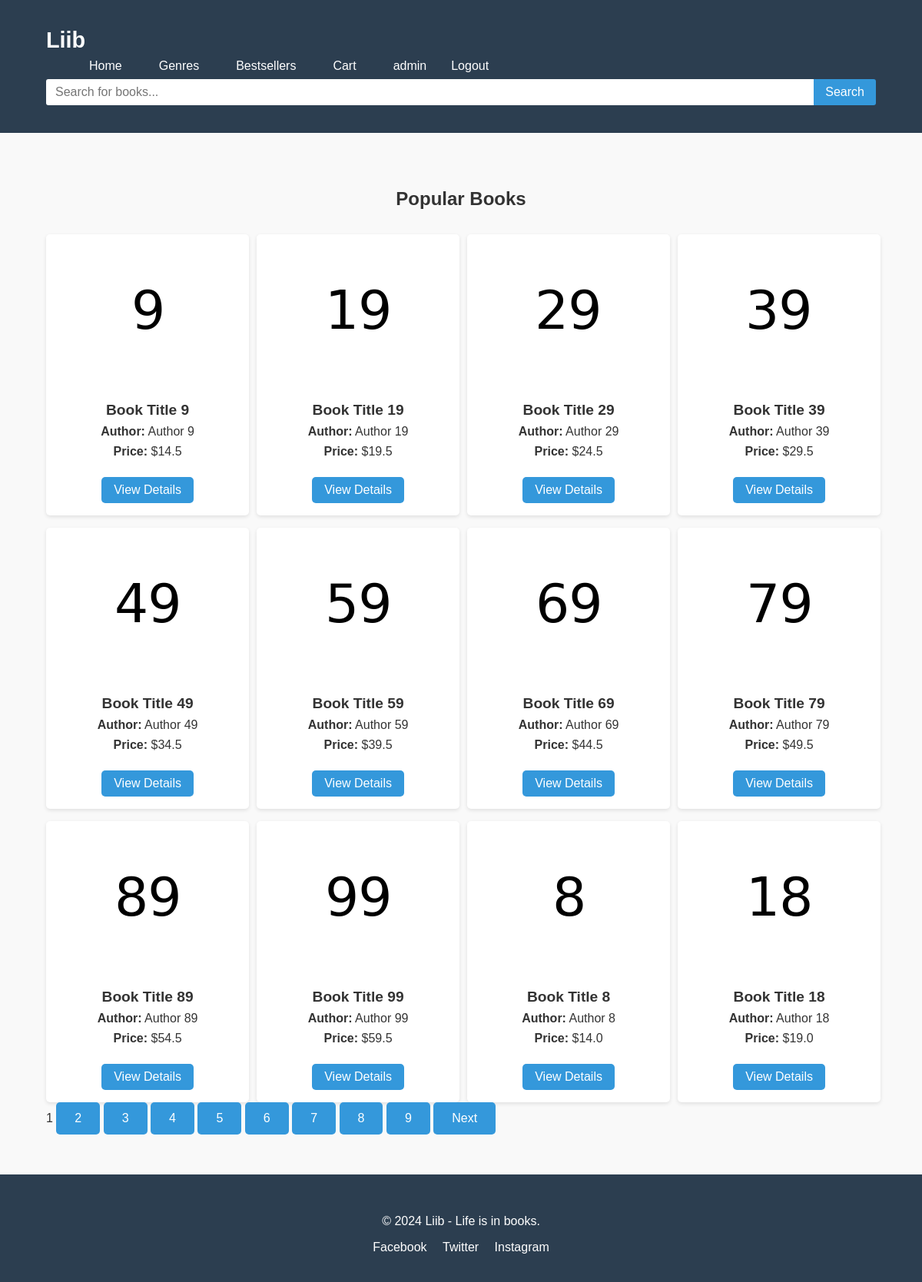
The app's page /popular_books/1 (signed in) with its own data.
### app/models.py (models this page shows, shortened)
class User(Base):
    __tablename__ = "users"
    id = Column(Integer, primary_key=True, index=True)
    username = Column(String, unique=True, nullable=False)
    email = Column(String, unique=True, nullable=False)
    first_name = Column(String, nullable=False)
    last_name = Column(String)
    password = Column(String, nullable=False)
    roles = relationship("Role", secondary=roles_users, back_populates="users")

class Book(Base):
    __tablename__ = "books"
    id = Column(Integer, primary_key=True, index=True)
    title = Column(String, nullable=False)
    author = Column(String, nullable=False)
    published_date = Column(DateTime, nullable=False)
    description = Column(String, nullable=False)
    photo = Column(String, nullable=False)
    price = Column(Float, nullable=False)
    buy_cnt = Column(Integer, default=0)
    genre_id = Column(Integer, ForeignKey("genres.id"), nullable=False)
    genre = relationship("Genre", back_populates="books")

### app/main.py (the view)
@app.get("/popular_books/{page}", response_class=HTMLResponse)
async def popular_books(request: Request, page: int = 1, db: Session = Depends(get_db),
                        user: User = Depends(get_current_user)):
    page_size = 12
    offset = (page - 1) * page_size
    genres = db.query(Genre).all()
    books = db.query(Book).order_by(Book.buy_cnt.desc()).offset(offset).limit(page_size).all()
    total_books = db.query(Book).count()
    total_pages = (total_books + page_size - 1) // page_size
    has_prev = page > 1
    has_next = page < total_pages
    return templates.TemplateResponse("popularbooks.html", {
        "request": request,
        "title": "Popular Books",
        "books": books,
        "genres": genres,
        "page": page,
        "total_pages": total_pages,
        "has_prev": has_prev,
        "has_next": has_next,
        "searchform": SearchForm(),
        "user": user
    })

### templates/popularbooks.html (shortened to what this page needs)
{% extends 'base.html' %}
{% block content %}
<section class="books-by-genre">
    <div class="container">
        <h1>{{ title }}</h1>
        <div class="book-grid">
            {% for book in books %}
            <div class="book-item">
                <img src="/static/img/{{ book.photo }}" alt="{{ book.title }}">
                <h3>{{ book.title }}</h3>
                <p><strong>Author:</strong> {{ book.author }}</p>
                <p><strong>Price:</strong> ${{ book.price }}</p>
                <a href="{{ url_for('book_detail', book_id=book.id) }}" class="btn">View Details</a>
            </div>
            {% else %}
            <p>No books found.</p>
            {% endfor %}
        </div>
        <div class="pagination">
            {% for num in range(1, total_pages + 1) %}
                {% if num == page %}
                    <span class="current-page">{{ num }}</span>
                {% else %}
                    <a href="{{ url_for('popular_books', page=num) }}" class="btn">{{ num }}</a>
                {% endif %}
            {% endfor %}
            {% if has_next %}
                <a href="{{ url_for('popular_books', page=page+1) }}" class="btn">Next</a>
            {% endif %}
        </div>
    </div>
</section>
{% endblock %}

### templates/base.html (shortened to what this page needs)
<!DOCTYPE html>
<html lang="en">
<head>
    <link href="/static/css/pagestyle.css" rel="stylesheet">
</head>
<body>
    <header>
        <div class="container">
            <h1 class="logo">Liib</h1>
            <nav>
                <ul class="nav-links">
                    <li><a href="{{ url_for('homepage') }}">Home</a></li>
                    <li class="dropdown">
                        <a class="dropbtn">Genres</a>
                    </li>
                    <li><a href="{{ url_for('popular_books', page=1) }}">Bestsellers</a></li>
                    {% if user.is_authenticated %}
                    <li><a href="{{ url_for('cart_detail') }}">Cart</a></li>
                    {% endif %}
                    {% if user.is_authenticated %}
                    <li class="last"><a href="{{ url_for('profile') }}">{{ user.username }}</a>
                        <form class="logout-btn" method="post" action="{{ url_for('logout') }}">
                            <button type="submit">Logout</button>
                        </form>
                    </li>
                    {% else %}
                    <li class="last"><a href="{{ url_for('login_page') }}">Login</a><a href="{{ url_for('register_page') }}">Register</a></li>
                    {% endif %}
                </ul>
            </nav>
            <form class="search-bar" action="{{ url_for('search_books') }}" method="get">
                <input type="text" name="query" value="{{ searchform.query }}" placeholder="Search for books..." class="search-bar" autocomplete="off" maxlength="100">
                <button>Search</button>
            </form>
        </div>
    </header>
    <main>
        {% block content %}
        {% endblock %}
    </main>
    <footer>
        <div class="container">
            <p>&copy; 2024 Liib - Life is in books.</p>
            <div class="social-links">
                <a href="#">Facebook</a>
                <a href="#">Twitter</a>
                <a href="#">Instagram</a>
            </div>
        </div>
    </footer>
</body>
</html>

### static/css/pagestyle.css (style rules this page uses)
body { font-family: Arial, sans-serif; margin: 0; padding: 0; color: #333; background-color: #f9f9f9; }
.container { width: 90%; max-width: 1200px; margin: 0 auto; padding: 20px; }
header { background-color: #2c3e50; color: white; padding: 1rem 0; position: relative; }
.logo { font-size: 1.8rem; margin: 0; }
.nav-links { list-style: none; display: flex; gap: 1rem; margin: auto; }
.nav-links li { position: relative; }
.nav-links a { color: white; text-decoration: none; padding: 0.5rem 1rem; display: block; }
.search-bar { display: flex; align-items: center; }
.search-bar input[type="text"] { padding: 8px 12px; font-size: 1em; border: none; border-radius: 3px 0 0 3px; outline: none; width: 70rem; box-sizing: border-box; }
.search-bar button { background-color: #3498db; color: #fff; border: none; padding: 8px 15px; font-size: 1em; cursor: pointer; border-radius: 0 3px 3px 0; transition: background-color 0.3s ease; }
.btn { display: inline-block; padding: 0.75rem 1.5rem; background-color: #3498db; color: white; text-decoration: none; border-radius: 5px; }
footer { background-color: #2c3e50; color: white; padding: 1rem 0; text-align: center; }
.social-links a { color: white; text-decoration: none; margin: 0 0.5rem; }
.books-by-genre { padding: 2rem 0; }
.books-by-genre h1 { text-align: center; margin-bottom: 2rem; }
.books-by-genre .book-grid { display: grid; grid-template-columns: repeat(4, 1fr); gap: 1rem; }
.books-by-genre .book-item { width: 90%; background-color: white; border-radius: 5px; padding: 1rem; box-shadow: 0 2px 5px rgba(0, 0, 0, 0.1); text-align: center; }
.books-by-genre .book-item img { max-width: 100%; border-radius: 5px; margin-bottom: 1rem; }
.books-by-genre .book-item h3 { margin: 0.5rem 0; font-size: 1.2rem; }
.books-by-genre .book-item p { margin: 0.5rem 0; }
.books-by-genre .book-item .btn { display: inline-block; padding: 0.5rem 1rem; background-color: #3498db; color: white; text-decoration: none; border-radius: 5px; margin-top: 1rem; }
input[type="text"], input[type="email"], input[type="password"] { width: 100%; padding: 10px; font-size: 1em; border: 1px solid #ddd; border-radius: 3px; box-sizing: border-box; }
.last { display: flex; flex-direction: row; }
.logout-btn button { font-family: Arial, sans-serif; font-size: 1em; color: white; padding: 0.5rem 1rem; display: block; border:none; background: transparent; }

### records on screen
User: username "admin"
Book: photo (picture), title "Book Title 9", author "Author 9", price "14.5"
Book: photo (picture), title "Book Title 19", author "Author 19", price "19.5"
Book: photo (picture), title "Book Title 29", author "Author 29", price "24.5"
Book: photo (picture), title "Book Title 39", author "Author 39", price "29.5"
Book: photo (picture), title "Book Title 49", author "Author 49", price "34.5"
Book: photo (picture), title "Book Title 59", author "Author 59", price "39.5"
Book: photo (picture), title "Book Title 69", author "Author 69", price "44.5"
Book: photo (picture), title "Book Title 79", author "Author 79", price "49.5"
Book: photo (picture), title "Book Title 89", author "Author 89", price "54.5"
Book: photo (picture), title "Book Title 99", author "Author 99", price "59.5"
Book: photo (picture), title "Book Title 8", author "Author 8", price "14.0"
Book: photo (picture), title "Book Title 18", author "Author 18", price "19.0"

### other values on screen
{{ title }} "Popular Books"
{{ num }} "1"
{{ num }} "2" "3" "4" "5" "6" "7" "8" "9"
